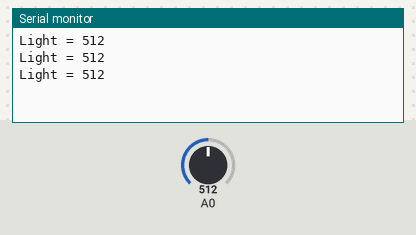
The sketch below on a simulated Arduino Uno, built with avr-gcc and run on an emulated ATmega328P. Shown: the last lines printed to the serial monitor. The inputs (shaded band) are chosen by the test bench; at power-on: A0 = 512.

Above: at 1.3 s.
1.4 s: A0 set to 716
At 1.9 s:
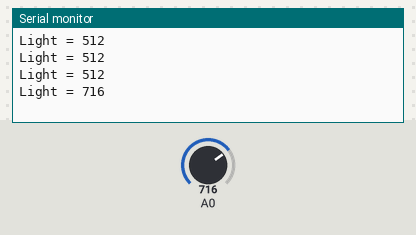
2.9 s: A0 set to 900
At 3.4 s:
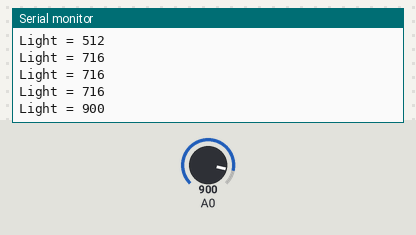
Timing chart, 0 to 5.9 s (numbered marks = the images above; inputs shaded):
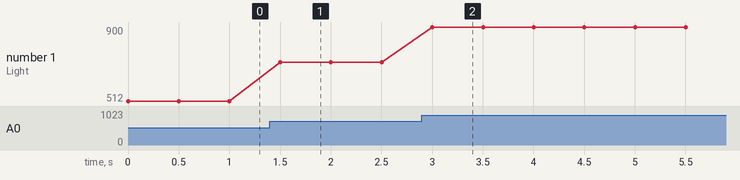

The sketch:

Serial_cds.ino
```cpp
// 조도센서로 밝기 읽어들임

void setup() {
  Serial.begin(115200); // 아날로그 입력값을 시리얼 통신으로 받음
}

void loop() {

  int cdsValue=analogRead(A0); // A0 핀의 조도센서를 통해 얻는 아날로그 값(빛의 세기) 읽어들임
  // 밝기와 cdsValue값 반비례(밝을수록 조도 센서의 저항 값 감소)

  Serial.print("Light = ");
  Serial.println(cdsValue);

  delay(500);

}
```

Measured:
- after the input at 1.4 s, the serial monitor: prints a new line after 0.10 s (image 1)
- after the input at 2.9 s, the serial monitor: prints a new line after 0.10 s (image 2)
- plotted number 1: 512 → 716 after the input at 1.4 s, 716 → 900 after the input at 2.9 s
